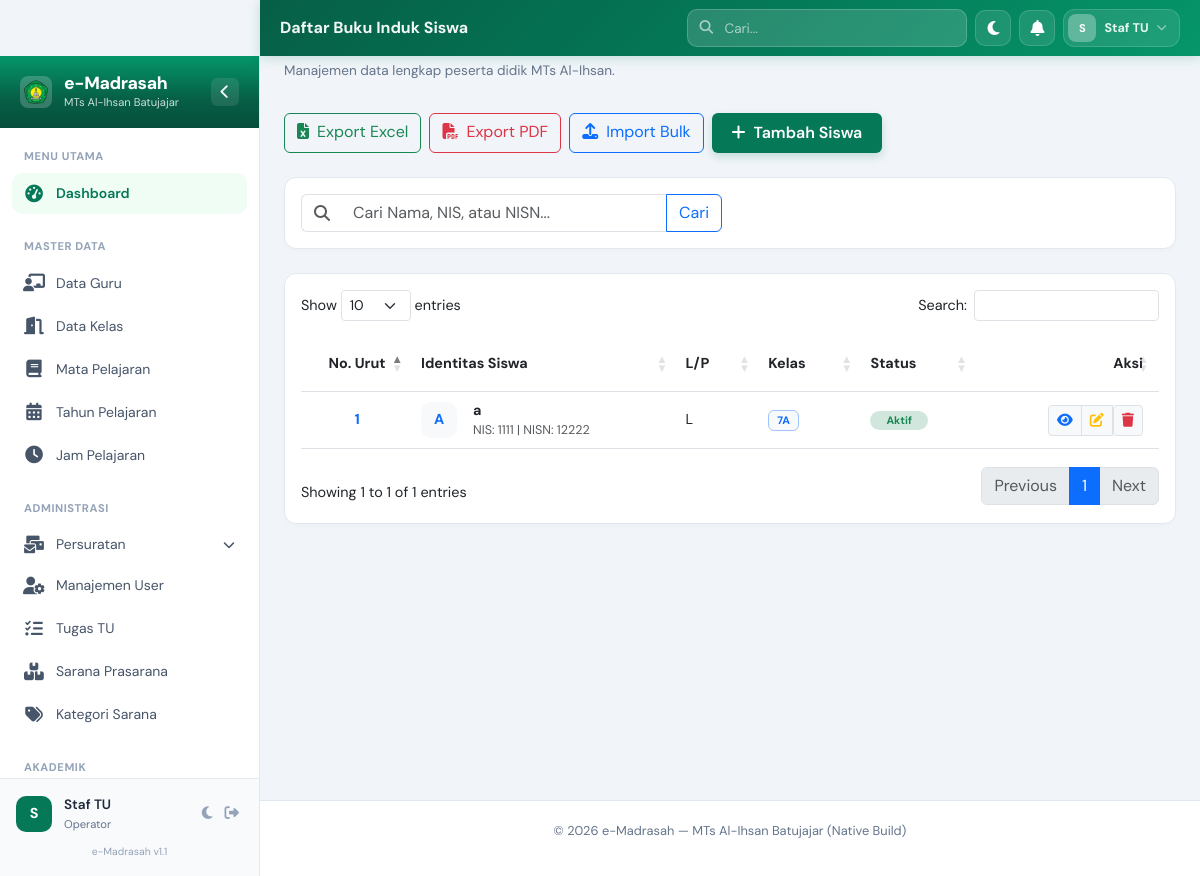
Page /modules/siswa/index.php (signed in) on the committed database.
### tables this page shows
CREATE TABLE `siswa` (
  `id` bigint unsigned NOT NULL AUTO_INCREMENT,
  `no_urut` smallint unsigned DEFAULT NULL COMMENT 'No. urut di buku induk',
  `nis` varchar(50) NOT NULL,
  `nisn` varchar(10) DEFAULT NULL COMMENT 'Nomor Induk Siswa Nasional',
  `nism` varchar(30) DEFAULT NULL COMMENT 'Nomor Induk Siswa Madrasah',
  `nik` varchar(16) DEFAULT NULL,
  `no_kk` varchar(16) DEFAULT NULL,
  `nama_lengkap` varchar(255) NOT NULL,
  `nama_panggilan` varchar(50) DEFAULT NULL,
  `kelas_id` bigint unsigned NOT NULL,
  `tahun_pelajaran_id` bigint unsigned DEFAULT NULL,
  `status` enum('Aktif','Lulus','Pindah','Keluar','Meninggal') DEFAULT 'Aktif',
  `jenis_kelamin` enum('L','P') DEFAULT NULL,
  `tempat_lahir` varchar(100) DEFAULT NULL,
  `tanggal_lahir` date DEFAULT NULL,
  `agama` varchar(20) DEFAULT NULL,
  `kewarganegaraan` varchar(30) DEFAULT 'Indonesia',
  `anak_ke` tinyint unsigned DEFAULT NULL,
  `saudara_kandung` tinyint unsigned DEFAULT '0',
  `saudara_tiri` tinyint unsigned DEFAULT '0',
  `saudara_angkat` tinyint unsigned DEFAULT '0',
  `status_anak` enum('Kandung','Tiri','Angkat') DEFAULT 'Kandung',
  `yatim_piatu` enum('Tidak','Yatim','Piatu','Yatim Piatu') DEFAULT 'Tidak',
  `bahasa_sehari_hari` varchar(50) DEFAULT NULL,
  `alamat` text,
  `rt` varchar(5) DEFAULT NULL,
  `rw` varchar(5) DEFAULT NULL,
  `desa_kelurahan` varchar(60) DEFAULT NULL,
  `kecamatan` varchar(60) DEFAULT NULL,
  `kabupaten_kota` varchar(60) DEFAULT NULL,
  `provinsi` varchar(50) DEFAULT NULL,
  `kode_pos` varchar(10) DEFAULT NULL,
  `nama_orang_tua` varchar(255) DEFAULT NULL,
  `no_telepon` varchar(20) DEFAULT NULL,
  `hp` varchar(20) DEFAULT NULL,
  `bertempat_tinggal_pada` varchar(60) DEFAULT NULL COMMENT 'Ortu/Saudara/Wali/Asrama/Kos',
  `jarak_ke_madrasah` varchar(10) DEFAULT NULL COMMENT 'km',
  `moda_transportasi` varchar(50) DEFAULT NULL,
  `golongan_darah` enum('A','B','AB','O','Tidak Tahu') DEFAULT 'Tidak Tahu',
  `penyakit_pernah_diderita` text,
  `kelainan_jasmani` varchar(100) DEFAULT NULL,
  `tinggi_badan_awal` decimal(5,2) DEFAULT NULL,
  `berat_badan_awal` decimal(5,2) DEFAULT NULL,
  `hobi_kesenian` varchar(100) DEFAULT NULL,
  `hobi_olahraga` varchar(100) DEFAULT NULL,
  `hobi_organisasi` varchar(100) DEFAULT NULL,
  `hobi_lain` varchar(100) DEFAULT NULL,
  `foto` varchar(255) DEFAULT NULL,
  `created_at` timestamp NULL DEFAULT NULL,
  `updated_at` timestamp NULL DEFAULT NULL,
  PRIMARY KEY (`id`),
  UNIQUE KEY `nis` (`nis`),
  UNIQUE KEY `siswa_nisn_unique` (`nisn`),
  UNIQUE KEY `nik` (`nik`),
  KEY `kelas_id` (`kelas_id`),
  CONSTRAINT `siswa_ibfk_1` FOREIGN KEY (`kelas_id`) REFERENCES `kelas` (`id`) ON DELETE CASCADE
);

CREATE TABLE `kelas` (
  `id` bigint unsigned NOT NULL AUTO_INCREMENT,
  `nama_kelas` varchar(255) NOT NULL,
  `tingkat` varchar(255) NOT NULL,
  `guru_pembimbing_id` bigint unsigned DEFAULT NULL,
  `kapasitas` int DEFAULT '40',
  `ruangan` varchar(100) DEFAULT NULL,
  `created_at` timestamp NULL DEFAULT NULL,
  `updated_at` timestamp NULL DEFAULT NULL,
  PRIMARY KEY (`id`),
  KEY `idx_guru_pembimbing` (`guru_pembimbing_id`),
  CONSTRAINT `kelas_ibfk_1` FOREIGN KEY (`guru_pembimbing_id`) REFERENCES `gurus` (`id`) ON DELETE SET NULL
);

### modules/siswa/index.php (the view, shortened to what this page needs)
<?php
include __DIR__ . '/../../includes/header.php';
$search = isset($_GET['search']) ? input_safe($_GET['search']) : '';
$query_str = "SELECT s.*, k.nama_kelas
              FROM siswa s
              LEFT JOIN kelas k ON s.kelas_id = k.id";
$query_str .= " ORDER BY s.no_urut ASC";
$stmt = $pdo->prepare($query_str);
if ($search) {
    $stmt->execute(['search' => "%$search%"]);
} else {
    $stmt->execute();
}
$siswa_list = $stmt->fetchAll();
?>
<div class="page-header mb-4 fade-in">
    <div>
        <h2 class="page-title">Buku Induk Siswa</h2>
        <p class="page-subtitle">Manajemen data lengkap peserta didik MTs Al-Ihsan.</p>
    </div>
    <div class="d-flex gap-2">
        <a href="export_excel.php" class="btn btn-outline-success">
            <i class="fas fa-file-excel me-2"></i>Export Excel
        </a>
        <a href="export_pdf.php" target="_blank" class="btn btn-outline-danger">
            <i class="fas fa-file-pdf me-2"></i>Export PDF
        </a>
        <a href="import_excel.php" class="btn btn-outline-primary">
            <i class="fas fa-upload me-2"></i>Import Bulk
        </a>
        <a href="create.php" class="btn btn-primary">
            <i class="fas fa-plus me-2"></i>Tambah Siswa
        </a>
    </div>
</div>
<div class="card border-0 shadow-sm mb-4">
    <div class="card-body">
        <form method="GET" class="row g-3">
            <div class="col-md-6">
                <div class="input-group">
                    <span class="input-group-text bg-white border-end-0"><i class="fas fa-search text-muted"></i></span>
                    <input type="text" name="search" class="form-control border-start-0" placeholder="Cari Nama, NIS, atau NISN..." value="<?php echo $search; ?>">
                    <button type="submit" class="btn btn-outline-primary">Cari</button>
                </div>
            </div>
        </form>
    </div>
</div>
<div class="card border-0 shadow-sm overflow-hidden fade-in">
    <div class="table-responsive p-3">
        <table class="table table-hover align-middle mb-0" id="siswaTable">
            <thead class="bg-gray-50">
                <tr>
                    <th class="px-3 py-3 text-center" style="width: 80px;">No. Urut</th>
                    <th class="py-3">Identitas Siswa</th>
                    <th class="py-3">L/P</th>
                    <th class="py-3">Kelas</th>
                    <th class="py-3">Status</th>
                    <th class="px-3 py-3 text-end">Aksi</th>
                </tr>
            </thead>
            <tbody>
                <?php foreach ($siswa_list as $s): ?>
                <tr>
                    <td data-label="No. Urut" class="text-center fw-bold text-primary px-3"><?php echo $s['no_urut'] ?: '-'; ?></td>
                    <td data-label="Identitas Siswa">
                        <div class="d-flex align-items-center">
                            <div class="em-user-avatar me-3 bg-light text-primary">
                                <span><?php echo strtoupper(substr($s['nama_lengkap'], 0, 1)); ?></span>
                            </div>
                            <div class="text-start">
                                <div class="fw-bold text-dark"><?php echo $s['nama_lengkap']; ?></div>
                                <div class="small text-muted">NIS: <?php echo $s['nis']; ?> | NISN: <?php echo $s['nisn'] ?: '-'; ?></div>
                            </div>
                        </div>
                    </td>
                    <td data-label="L/P"><?php echo $s['jenis_kelamin']; ?></td>
                    <td data-label="Kelas">
                        <span class="badge bg-light text-primary border border-primary-subtle px-2 py-1">
                            <?php echo $s['nama_kelas'] ?: 'Belum Diatur'; ?>
                        </span>
                    </td>
                    <td data-label="Status">
                        <?php
                            $status_class = [
                                'Aktif' => 'bg-success-subtle text-success',
                                'Lulus' => 'bg-primary-subtle text-primary',
                                'Pindah' => 'bg-warning-subtle text-warning',
                                'Keluar' => 'bg-danger-subtle text-danger'
                            ];
                            $cls = $status_class[$s['status']] ?? 'bg-secondary-subtle';
                        ?>
                        <span class="badge <?php echo $cls; ?> rounded-pill px-3"><?php echo $s['status']; ?></span>
                    </td>
                    <td data-label="Aksi" class="px-3 text-end">
                        <div class="btn-group">
                            <a href="show.php?id=<?php echo $s['id']; ?>" class="btn btn-sm btn-light border" title="Detail">
                                <i class="fas fa-eye text-primary"></i>
                            </a>
                            <a href="edit.php?id=<?php echo $s['id']; ?>" class="btn btn-sm btn-light border" title="Edit">
                                <i class="fas fa-edit text-warning"></i>
                            </a>
                            <form action="delete.php" method="POST" class="d-inline" id="deleteForm-<?= $s['id'] ?>">
                                <button type="button" class="btn btn-sm btn-light border"
                                    onclick="showConfirmModal('Hapus data siswa ini?', function() { document.getElementById('deleteForm-<?= $s['id'] ?>').submit(); })"
                                    title="Hapus">
                                    <i class="fas fa-trash text-danger"></i>
                                </button>
                            </form>
                        </div>
                    </td>
                </tr>
                <?php endforeach; ?>
            </tbody>
        </table>
    </div>
</div>
<?php include __DIR__ . '/../../includes/footer.php'; ?>

### assets/css/custom.css (style rules this page uses)
:root { --em-green-950: #022c22; --em-green-900: #064e3b; --em-green-800: #065f46; --em-green-700: #047857; --em-green-600: #059669; --em-green-500: #10b981; --em-green-200: #a7f3d0; --em-green-100: #d1fae5; --em-green-50 : #f0fdf4; --em-gold : #b45309; --em-gold-light: #fef3c7; --em-gray-950: #020617; --em-gray-900: #0f172a; --em-gray-800: #1e293b; --em-gray-700: #334155; --em-gray-600: #475569; --em-gray-500: #64748b; --em-gray-400: #94a3b8; --em-gray-300: #cbd5e1; --em-gray-200: #e2e8f0; --em-gray-100: #f1f5f9; --em-gray-50 : #f8fafc; --em-white : #ffffff; --em-primary : var(--em-green-700); --em-primary-dark : var(--em-green-800); --em-primary-darker : var(--em-green-900); --em-surface : var(--em-white); --em-bg : #f1f5f9; --em-border : #e2e8f0; --em-text : #1e293b; --em-text-muted : #64748b; --em-sidebar-w : 260px; --em-sidebar-collapsed-w: 75px; --em-header-h : 56px; --em-r-md : 10px; --em-r-lg : 14px; --em-r-xl : 20px; --em-r-full: 9999px; --em-ease : cubic-bezier(0.4, 0, 0.2, 1); --em-dur : 250ms; }
body { font-family: 'DM Sans', 'Segoe UI', system-ui, sans-serif; background: var(--em-bg); color: var(--em-text); font-size: 0.9rem; -webkit-font-smoothing: antialiased; overflow-x: hidden; transition: background-color 0.3s ease, color 0.3s ease; }
h1, h2, h3, h4, h5, h6 { font-family: 'Plus Jakarta Sans', sans-serif; font-weight: 700; }
.fade-in { animation: emFadeIn 0.5s ease both; }
.card.fade-in { animation-delay: 0.05s; }
.card:nth-child(3).fade-in { animation-delay: 0.15s; }
.em-user-avatar { width: 36px; height: 36px; background: var(--em-primary); color: white; border-radius: 10px; display: flex; align-items: center; justify-content: center; font-weight: 700; flex-shrink: 0; }
.card { border-radius: 12px !important; border: 1px solid var(--em-border) !important; box-shadow: 0 2px 4px rgba(0,0,0,0.02) !important; background: var(--em-white); transition: transform 0.2s, box-shadow 0.2s; }
.btn-primary { background: var(--em-primary); border: none; padding: 8px 20px; font-weight: 600; box-shadow: 0 4px 10px rgba(4, 120, 87, 0.2); }
.fade-in { animation: fadeIn 0.4s ease-out; }
.page-header { display: flex; flex-wrap: wrap; gap: 16px; justify-content: space-between; align-items: center; margin-bottom: 24px; }
.page-title { font-size: 1.5rem; font-weight: 800; color: var(--em-gray-900); }
.page-subtitle { font-size: 0.85rem; color: var(--em-gray-500); }

### rows in the picture
siswa: no_urut "1", nama_lengkap "A", nama_lengkap "a", nis "1111", nisn "12222", jenis_kelamin "L", kelas.nama_kelas "7A", status "Aktif"

### other values in the picture
$page_title "Daftar Buku Induk Siswa"
substr($_SESSION['user_name'] ?? 'A', 0, 1) "S"
$_SESSION['user_name'] "Staf TU"
$_SESSION['user_role'] "Operator"
